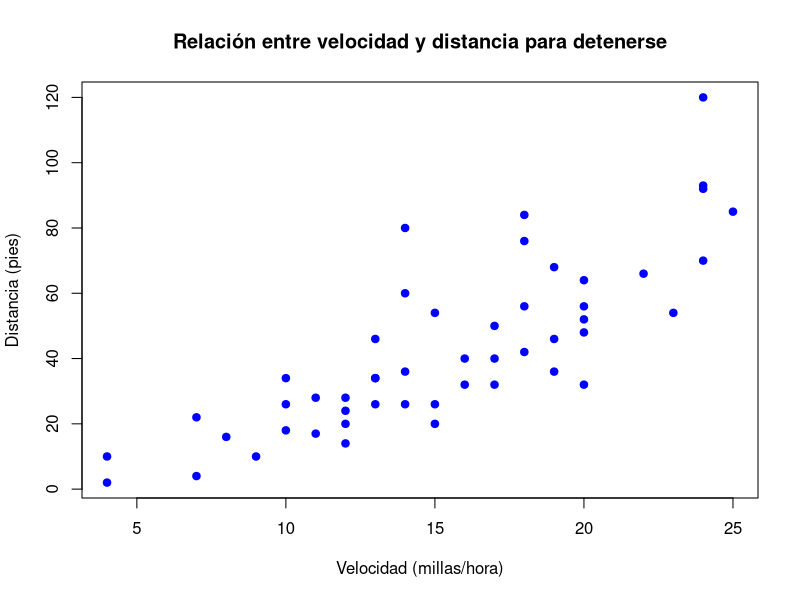
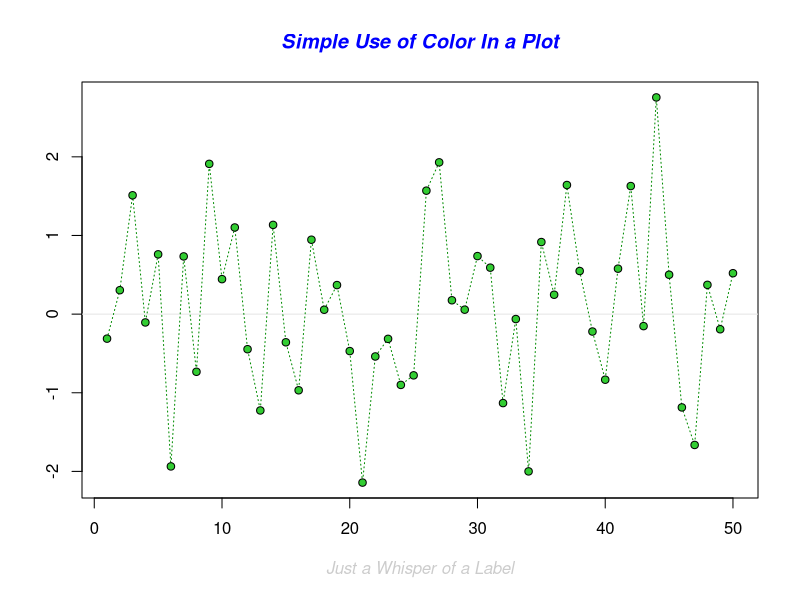
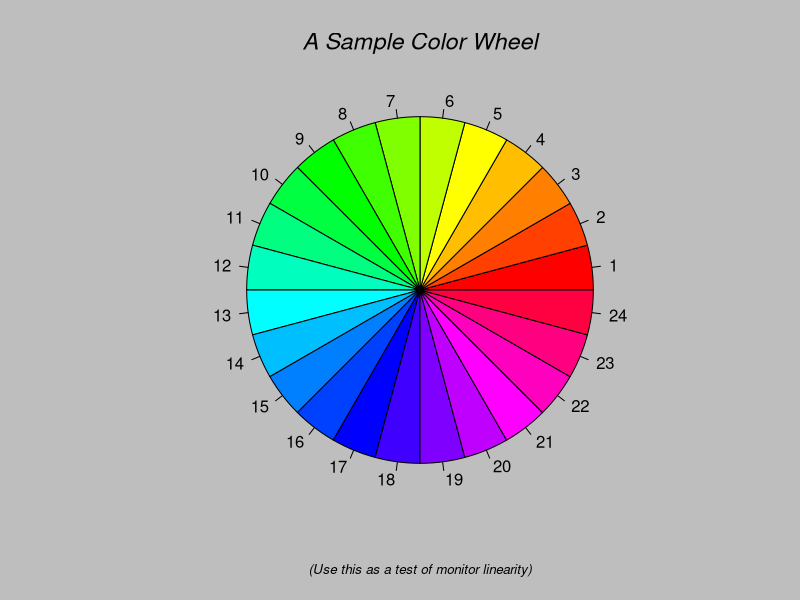
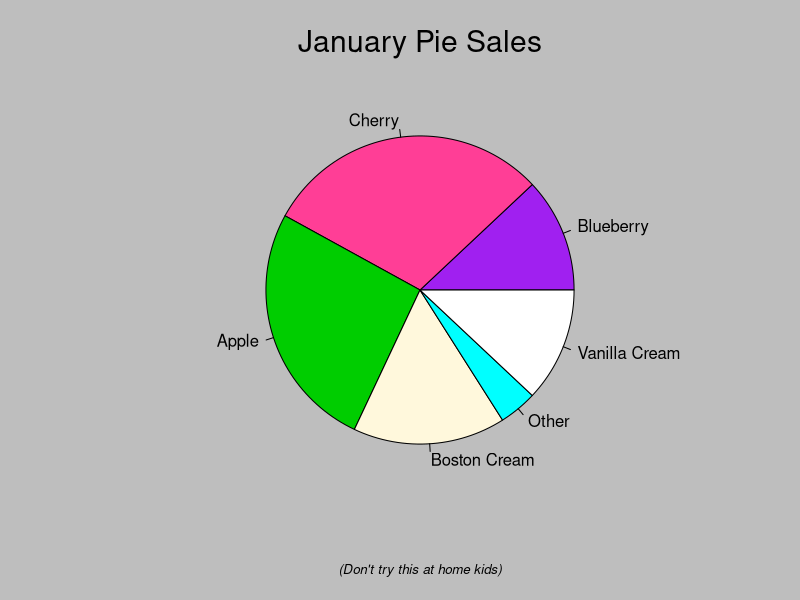
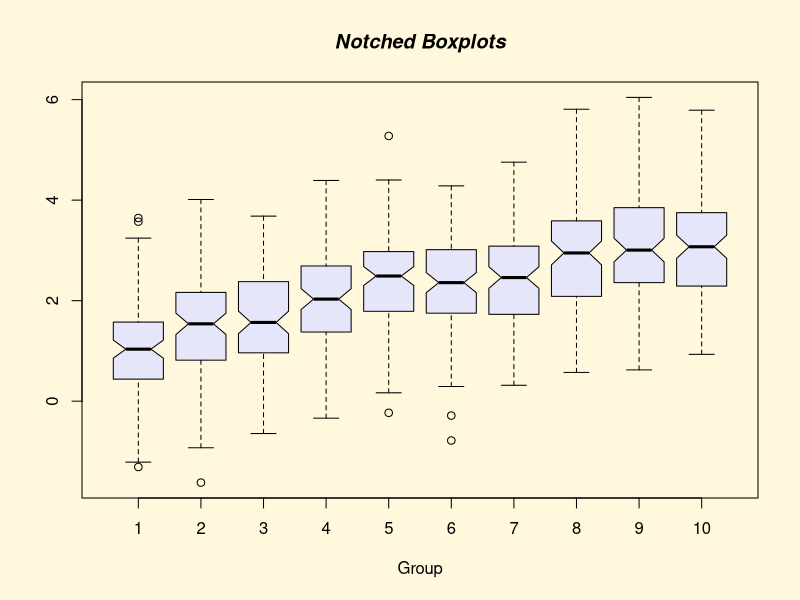
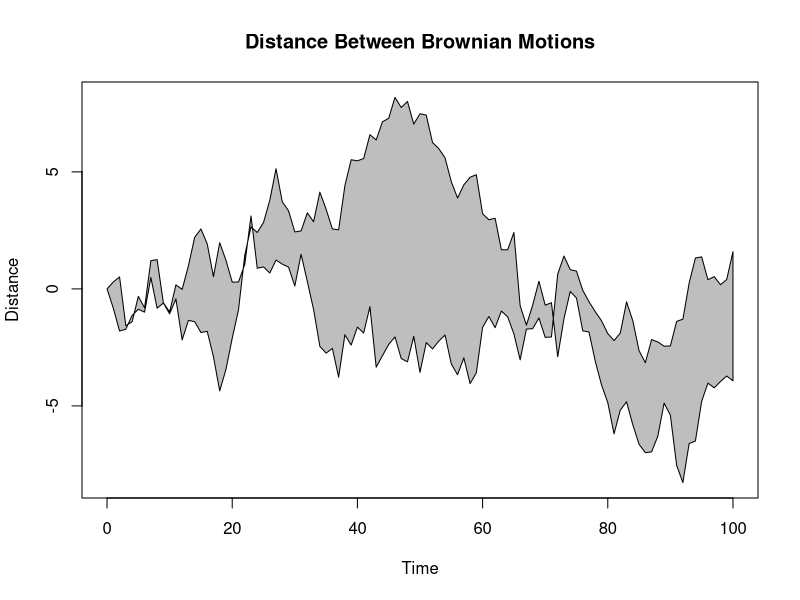
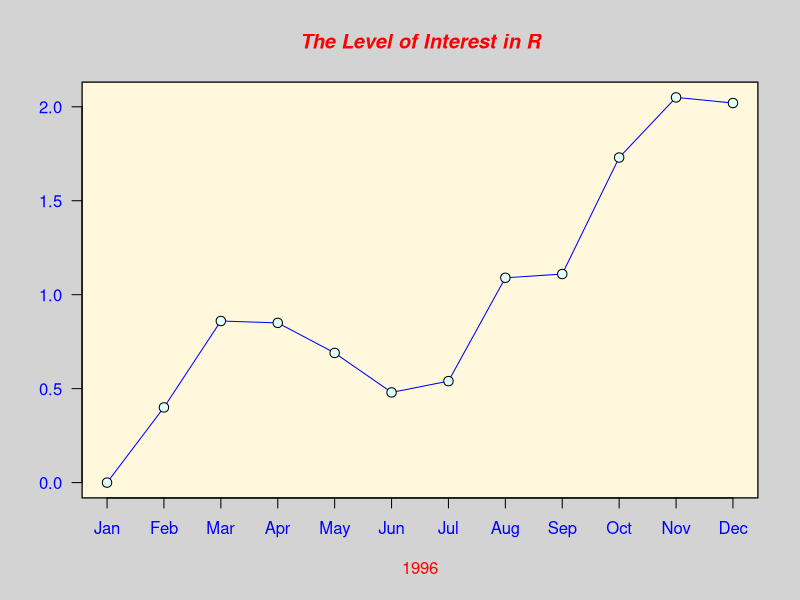
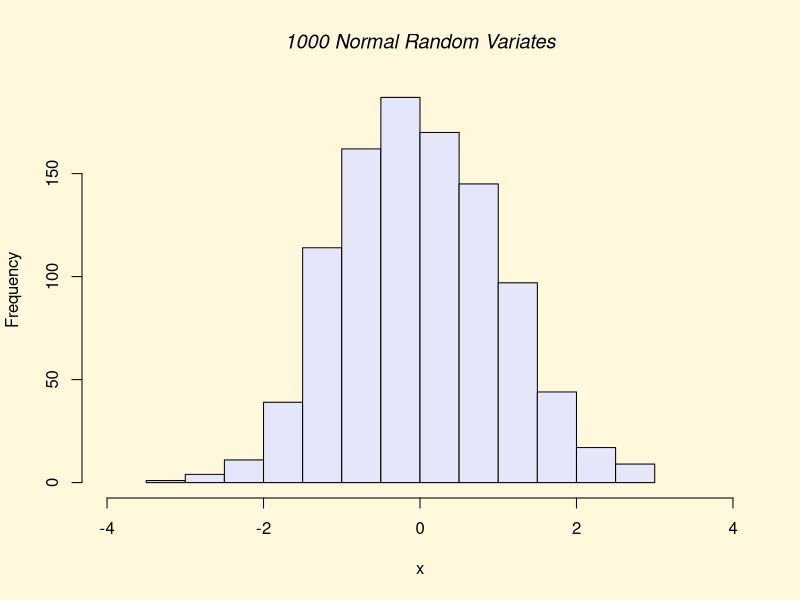

Here is the R script that generated these plots, in order: (Note: this script raises an error after producing the figures.)
# 1. Instala el paquete car y posteriormente cárgalo utilizando library(car).
install.packages("car")
library(car)


# a) Utiliza la función help(package="car") para obtener la correspondiente ayuda sobre este paquete.
help(package="car")
# La función help muestra la documentación general del paquete "car". Ejecuta el siguiente comando:


# b) ¿Qué tipo de ayuda se obtiene al utilizar el siguiente código?
data(package="car")
# data(package="car") muestra los datasets que están disponibles en el paquete "car".


# c) Recupera el nombre de las variables en cars y haz un listado de los primeros 5 valores.
names(cars)  # Muestra el nombre de las variables
head(cars, 5)  # Muestra los primeros 5 valores del conjunto de datos "cars"


# d) Realiza un gráfico similar al siguiente. ¿Qué tipo de relación existe entre la velocidad del coche y la distancia recorrida hasta parar?
# El conjunto de datos "cars" contiene dos variables: velocidad y distancia.
# cars$speed consigue la varianle $ del dataframe cars
plot(cars$speed, cars$dist, 
     main="Relación entre velocidad y distancia para detenerse", 
     xlab="Velocidad (millas/hora)", 
     ylab="Distancia (pies)", 
     col="blue", 
     pch=19)
# La relación parece ser una tendencia positiva, donde a mayor velocidad, mayor distancia para detenerse.


# 2. Ejecuta el siguiente código
x <- matrix(1:20, nrow=4, ncol=5, byrow=TRUE)  # Crea una matriz con valores del 1 al 20, con 4 filas y 5 columnas:


# a) ¿Qué tipo de estructura es x?
# x es una matriz, ya que es creada con la función matrix(). Tiene 4 filas y 5 columnas.


# b) ¿Para qué sirve el argumento byrow? Compara x con x2 <- matrix(1:20, nrow=4, ncol=5, byrow=F)
# El argumento byrow indica si los valores deben ser rellenados por filas o por columnas. Si byrow=TRUE, los valores se colocan en las filas, mientras que si byrow=FALSE (por defecto), se rellenan por columnas.
x2 <- matrix(1:20, nrow=4, ncol=5, byrow=FALSE)
x  # Los datos se insertan por la fila
x2  # Los datos se insertan por la columna


# c) ¿Qué sucede al sumarle una constante a una matriz?
x + 2  # Al sumar una constante a una matriz, cada uno de sus elementos se incrementa en ese valor.


# d) ¿Y si se suma un vector de longitud 3?
x + c(5, 6, 7)  # Si sumamos un vector de longitud 3, R lo recicla (lo repite) para ajustar su longitud al tamaño de la matriz.

# e) Compara el resultado de x - x[,2] con el de x - x[2,]
x - x[,2]
x - x[2,]
# x[,2] extrae la segunda columna de la matriz x, mientras que x[2,] extrae la segunda fila.
# La diferencia en los resultados es que al restar una columna (x[,2]), estamos restando un vector a cada fila, 
# mientras que al restar una fila (x[2,]), estamos restando una fila de la matriz a cada una de las filas de la matriz.


# 3. Considera la matriz y creada con y <- matrix(rpois(6, 20), nrow=2, ncol=3) # Poisson parámetro 20
y <- matrix(rpois(6, 20), nrow=2, ncol=3)


# a) ¿Qué tipo de ordenación se consigue con los tres comandos siguientes?
sort(y) # Ordena todos los elementos de la matriz
apply(y, 2, sort) # Ordena por columnas
apply(y, 1, sort) # Ordena por filas


# b) El comando diag(y) genera un vector cuyos elementos son la diagonal principal de y. ¿Qué ocurre cuando se aplica diag a una matriz que no es cuadrada?
diag(y)  # Si se aplica diag a una matriz no cuadrada, devuelve un vector con los elementos de la diagonal principal.


# c) Compara los resultados obtenidos con las dos siguientes expresiones: t(y)*diag(y) y t(y) %*% diag(y)
t(y) * diag(y) # Multiplicación elemento a elemento
t(y) %*% diag(y) # Multiplicación matricial


# 4. Crea en R:
# a) un vector x1 con las siguientes componentes (1, 1, 2, 2, 3, 3).
x1 <- c(1, 1, 2, 2, 3, 3)


# b) un vector x2 con 10 componentes equiespaciadas entre 12 y 21.
x2 <- seq(12, 21, length.out=10)


# c) un vector x3 con los números pares entre 6 y 46.
x3 <- seq(6, 46, by=2)


# d) un vector x4 formado por la concatenización de los 3 anteriores.
x4 <- c(x1, x2, x3)


# 5. a) Crea el vector d con las componentes (1, −1, 1, 0, 1, −6, 0, 0, 1)
d <- c(1, -1, 1, 0, 1, -6, 0, 0, 1)


# b) A partir del vector d construye utilizando la función matrix() la matriz D con componentes
D <- matrix(d, nrow=3, ncol=3, byrow=TRUE)


# c) Obtén los vectores formados por la primera columna y segunda fila de D.
primera_columa = D[,1]
primera_columa
segunda_fila = D[2,]
segunda_fila


# d) Calcula la suma de los elementos de D por filas y por columnas utilizando la función apply(). Haz lo mismo utilizando las funciones colSums() y rowSums().
suma_filas_apply <- apply(D, 1, sum)  # Suma por filas
suma_columnas_apply <- apply(D, 2, sum)  # Suma por columnas
suma_filas_apply
suma_columnas_apply

suma_columnas_colSums <- colSums(D)  # Suma por columnas
suma_filas_rowSums <- rowSums(D)  # Suma por filas
suma_columnas_colSums
suma_filas_rowSums


# e) Calcula la transpuesta de D
t(D)


# f) Calcula la inversa de D utilizando la función solve() y guarda el resultado en D2.
D2 <- solve(D)
D2


# g) Calcula el producto de D y D2, y comprueba que el resultado es la matriz identidad.
D %*% D2  # Multiplicación matricial


# 6. R incluye demostraciones de algunas de sus capacidades.
# a) Teclea demo() para ver un listado de dichas demostraciones
demo()


# b) Ejecuta demo(graphics) para ver ejemplos de gráficos con R.
demo(graphics)


# 7. Carga los datos obtenidos con data(iris) y guárdalos en un data.frame llamado datos.
data(iris)
datos = iris
head(datos, 5)


# a) Este conjunto contiene la medida en cm. de las variables longitud y anchura de sépalo y del pétalo para un total de 150 flores de tres especies diferentes de iris (iris setosa, versicolor y virginica). Utiliza las funciones de ayuda de R para obtener la información anterior (en inglés) y el nombre de las variables.
help(data(iris))


# b) ¿Cuáles son los posibles valores de Species?
names(datos)
unique(datos$Species)  # unique nos devuelve los valores de la variable
# Los posibles valores son setosa, versicolor y virginica 


# c) Representa gráficamente las longitudes y anchuras de pétalo. Repetir el gráfico anterior diferenciando por el tipo de especie. Los gráficos obtenidos serán similares a los que siguen.
plot(datos$Petal.Length, datos$Petal.Width, 
     main="Gráfico de longitud y anchura del pétalo", 
     xlab="Longitud del pétalo (cm)", 
     ylab="Anchura del pétalo (cm)", 
     col="red", 
     pch=19)

plot(datos$Petal.Length, datos$Petal.Width, 
     main="Gráfico de longitud y anchura del pétalo por especie", 
     xlab="Longitud del pétalo (cm)", 
     ylab="Anchura del pétalo (cm)", 
     col=as.factor(datos$Species), 
     pch=19)
legend("topleft", legend=levels(datos$Species), col=1:3, pch=19)


# 8. Leer el fichero llamado titanic.txt utilizando datos<-read.table(file="titanic.txt", header=T)
file.exists("fundamentos_aprendizaje_automatico/ConxuntosDatos_practica1/titanic.txt")  # Comprobar si el archivo existe en la ruta especificada
datos <- read.table(file="fundamentos_aprendizaje_automatico/ConxuntosDatos_practica1/titanic.txt", header=T)


# a) ¿Qué tipo de estructura es datos?
str(datos)
# Es un dataframe con 4 variables de tipo character


# b) Obtener el nombre las variables y el tipo de cada una de ellas.
# clase, sexo, edad, supervivientes y son characters


# c) ¿Qué se obtiene al utilizar la función summary(datos)?
summary(datos)
# Nos da un resumen estadístico de los datos contenidos en el data.frame, por ejemplo el número de niveles (categorías) y la frecuencia de cada nivel.


# d) ¿Cuántos adultos iban en el barco? ¿y cuántos niños?
niños <- sum(datos$edad == "niño", na.rm = TRUE)
niños
adultos <- sum(datos$edad == "adulto", na.rm = TRUE)
adultos
# na.rm elimina los valores NA (desconocidos)


# e) ¿Cuántos niños iban en primera? ¿cuántos niños formaban parte de la tripulación del barco?
niños_primera <- sum(datos$clase == "primera" & datos$edad == "niño", na.rm=TRUE)
niños_primera
niños_tripulacion <- sum(datos$clase == "tripulación" & datos$edad == "niño", na.rm=TRUE)
niños_tripulacion


# f) ¿Cuántas personas han sobrevivido? ¿qué porcentaje representan respecto al total?
supervivientes = sum(datos$superviviente == "si")
supervivientes

total = nrow(datos)
porcentaje = supervivientes / total * 100
porcentaje


# g) Obténgase la siguiente tabla y gráficos para la variable clase utilizando las funciones table, barplot y pie.
tabla_clase <- table(datos$clase)  # Obtener la tabla de frecuencias para la variable clase
tabla_clase

barplot(tabla_clase, 
        main="Distribución de la clase", 
        xlab="Clase", 
        ylab="Frecuencia", 
        col="lightblue", 
        border="black")

pie(tabla_clase, 
    main="Distribución de la clase", 
    col=rainbow(length(tabla_clase)), 
    labels=names(tabla_clase))


# h) Repítase el punto anterior para el resto de las variables en datos.



# i) Obténgase la siguiente tabla con el número de supervivientes en función de la clase
tabla_clase_supervivencia <- table(datos$superviviente, datos$clase)
tabla_clase_supervivencia


# j) Determinar y representar gráficamente el porcentaje de supervivientes para cada una de las clases. ¿Se aprecian difencias por clases?
tabla_clase_supervivencia <- table(datos$clase, datos$superviviente)
unique(datos$superviviente)
total_por_clase <- rowSums(tabla_clase_supervivencia)
supervivientes_por_clase <- tabla_clase_supervivencia[, "yes"]
porcentaje_supervivientes <- (supervivientes_por_clase / total_por_clase) * 100

barplot(porcentaje_supervivientes, 
        main = "Porcentaje de Supervivientes por Clase", 
        xlab = "Clase", 
        ylab = "Porcentaje de Supervivientes (%)", 
        col = "lightblue", 
        border = "black")
# Sí que se aprecian, cuanta mayor clases más supervivientes


# 9. En el fichero mcycle de la librería MASS están los datos obtenidos de la simulación de un accidente de motocicleta. En este data frame se han registrado las aceleración de la cabeza del motorista en accidentes simulados con el objetivo de probar cascos de motos.
# a) Carga los datos y obtén información sobre las variables del mismo.
install.packages("MASS") 
library(MASS)
data("mcycle") 

summary(mcycle)  # Resumen estadístico de los datos
str(mcycle)  # Estructura del dataset
head(mcycle)


# b) Realiza un gráfio similar al siguiente ¿qué tipo de relación existe entre las variables representadas?
datos = mcycle
plot(datos$times, datos$accel, 
     main="Simulación de accidente en moto", 
     xlab="Tiempo (ms) después del impacto", 
     ylab="aceleración (g)", 
     pch=19)


# 10. Utiliza data(pressure) para obtener datos de presión de vapor de mercurio en función de la temperatura
data(pressure)
head(pressure)


# a) Obtén información sobre este conjunto de datos y sobre sus variables
summary(pressure)
str(pressure)


# b) Obtén un gráfico como el que sigue £existe relación entre la temperatura y la presión?¿Esta relación es lineal? 
plot(pressure$temperature, pressure$pressure, 
     type = "o", 
     col = "blue",
     xlab = "Temperatura (°C)", 
     ylab = "Presión (mm Hg)",
     main = "Presión de vapor de mercurio vs. temperatura")


# c) Repite el gráfico anterior considerando escalas logarítmicas en ambos ejes. Comenta los resultados obtenidos. ¿Es ahora la relación lineal?
plot(log(pressure$temperature), log(pressure$pressure), 
     type = "o", 
     col = "red",
     xlab = "Log(Temperatura)", ylab = "Log(Presión)",
     main = "Relación Logarítmica entre Temperatura y Presión")


# 11. En el fichero etanol.txt están los datos correspondientes a la concentración de óxido nítrico (nox) y etanol (etanol) en un expermiento de gases del motor de un automóvil. Carga Los datos pueden ser cargados y represéntalos gráficamente de forma que sea posible ver la relación entre las dos variables.
datos <- read.table(file="fundamentos_aprendizaje_automatico/ConxuntosDatos_practica1/etanol.txt", header=T)
head(datos)
plot(datos$etanol, datos$nox,
type="h", 
xlab="etanol", 
ylab="óxido nítrico (nox)", 
main="Concentración de óxido nítrico y etanol")
